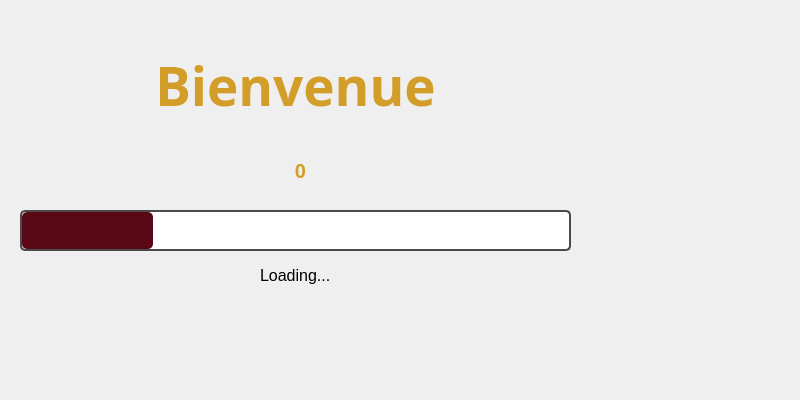
<?xml version="1.0" encoding="UTF-8"?>
<ui version="4.0">
 <class>Startwindow</class>
 <widget class="QMainWindow" name="Startwindow">
  <property name="geometry">
   <rect>
    <x>0</x>
    <y>0</y>
    <width>800</width>
    <height>400</height>
   </rect>
  </property>
  <property name="windowTitle">
   <string>DarZmen</string>
  </property>
  <property name="windowIcon">
   <iconset>
    <normaloff>../logo (2).png</normaloff>../logo (2).png</iconset>
  </property>
  <property name="styleSheet">
   <string notr="true">background-image: url(:/src/Design_sans_titre_2.png);</string>
  </property>
  <widget class="QWidget" name="centralwidget">
   <widget class="QLabel" name="label_2">
    <property name="geometry">
     <rect>
      <x>260</x>
      <y>260</y>
      <width>101</width>
      <height>31</height>
     </rect>
    </property>
    <property name="font">
     <font>
      <pointsize>12</pointsize>
     </font>
    </property>
    <property name="text">
     <string>Loading...</string>
    </property>
   </widget>
   <widget class="QLabel" name="label_Value_2">
    <property name="geometry">
     <rect>
      <x>90</x>
      <y>50</y>
      <width>411</width>
      <height>71</height>
     </rect>
    </property>
    <property name="font">
     <font>
      <family>Rockwell Condensed</family>
      <pointsize>40</pointsize>
      <weight>75</weight>
      <bold>true</bold>
     </font>
    </property>
    <property name="styleSheet">
     <string notr="true">QLabel {
    color: #D29D28;
    font-weight: bold;
}
</string>
    </property>
    <property name="text">
     <string>Bienvenue</string>
    </property>
    <property name="alignment">
     <set>Qt::AlignCenter</set>
    </property>
   </widget>
   <widget class="QProgressBar" name="progressBar">
    <property name="geometry">
     <rect>
      <x>20</x>
      <y>210</y>
      <width>551</width>
      <height>41</height>
     </rect>
    </property>
    <property name="styleSheet">
     <string notr="true">QProgressBar {
    border: 2px solid #4A4A4A;
    border-radius: 5px;
    background-color: #FFFFFF;
    text-align: center;
}

QProgressBar::chunk {
    background-color: #5A0816; 
    border-radius: 5px;
}


</string>
    </property>
    <property name="value">
     <number>24</number>
    </property>
    <property name="textVisible">
     <bool>false</bool>
    </property>
   </widget>
   <widget class="QLabel" name="label_Value">
    <property name="geometry">
     <rect>
      <x>250</x>
      <y>150</y>
      <width>101</width>
      <height>41</height>
     </rect>
    </property>
    <property name="font">
     <font>
      <pointsize>15</pointsize>
      <weight>75</weight>
      <bold>true</bold>
     </font>
    </property>
    <property name="styleSheet">
     <string notr="true">QLabel {
    color: #D29D28;
    font-weight: bold;
}
</string>
    </property>
    <property name="text">
     <string>0</string>
    </property>
    <property name="alignment">
     <set>Qt::AlignCenter</set>
    </property>
   </widget>
   <widget class="QLabel" name="label">
    <property name="geometry">
     <rect>
      <x>580</x>
      <y>0</y>
      <width>221</width>
      <height>221</height>
     </rect>
    </property>
    <property name="text">
     <string/>
    </property>
    <property name="pixmap">
     <pixmap resource="src.qrc">:/src/logo__2_-removebg-preview.png</pixmap>
    </property>
   </widget>
  </widget>
 </widget>
 <resources>
  <include location="src.qrc"/>
 </resources>
 <connections/>
</ui>
